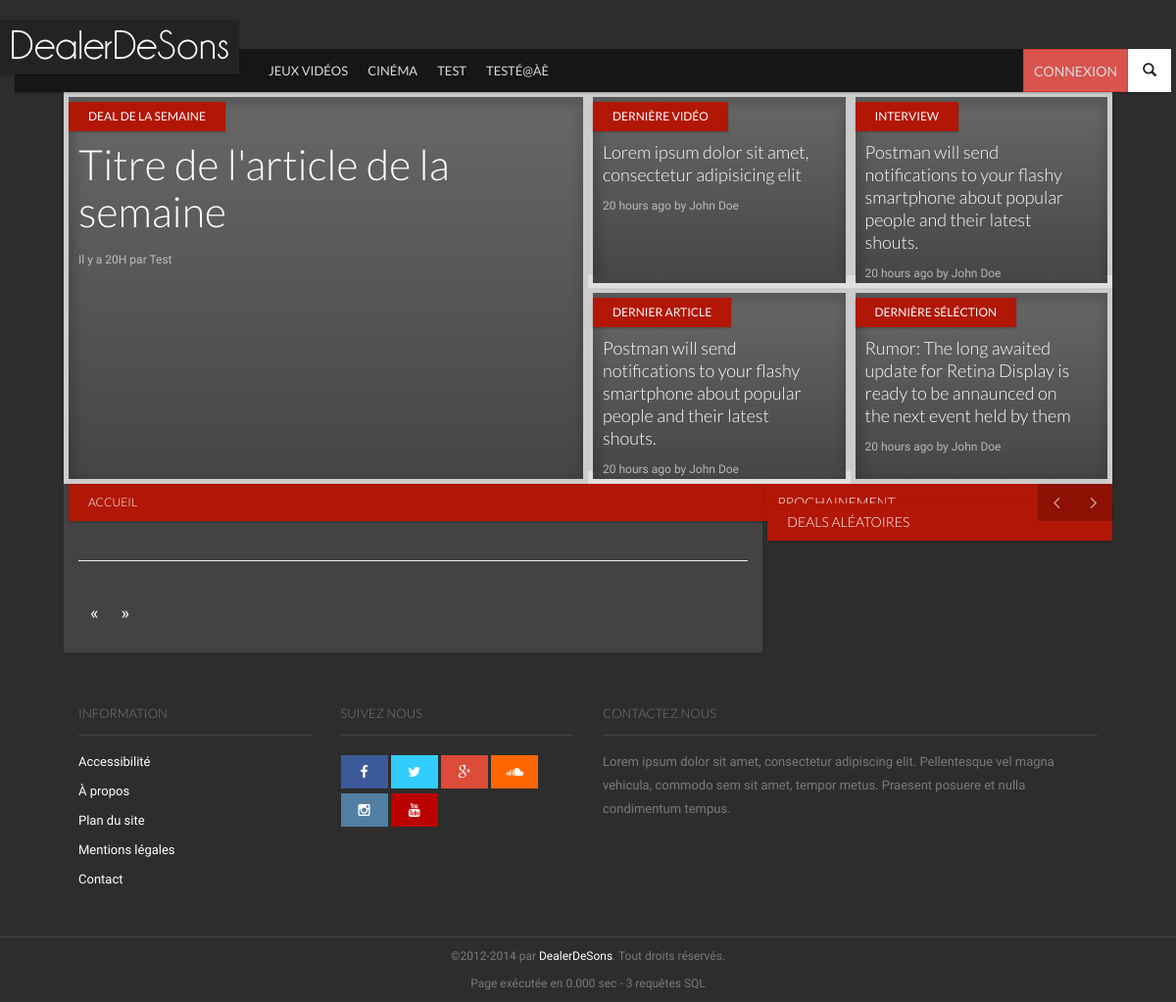
The page /index.php?page=login on the database as committed earlier.
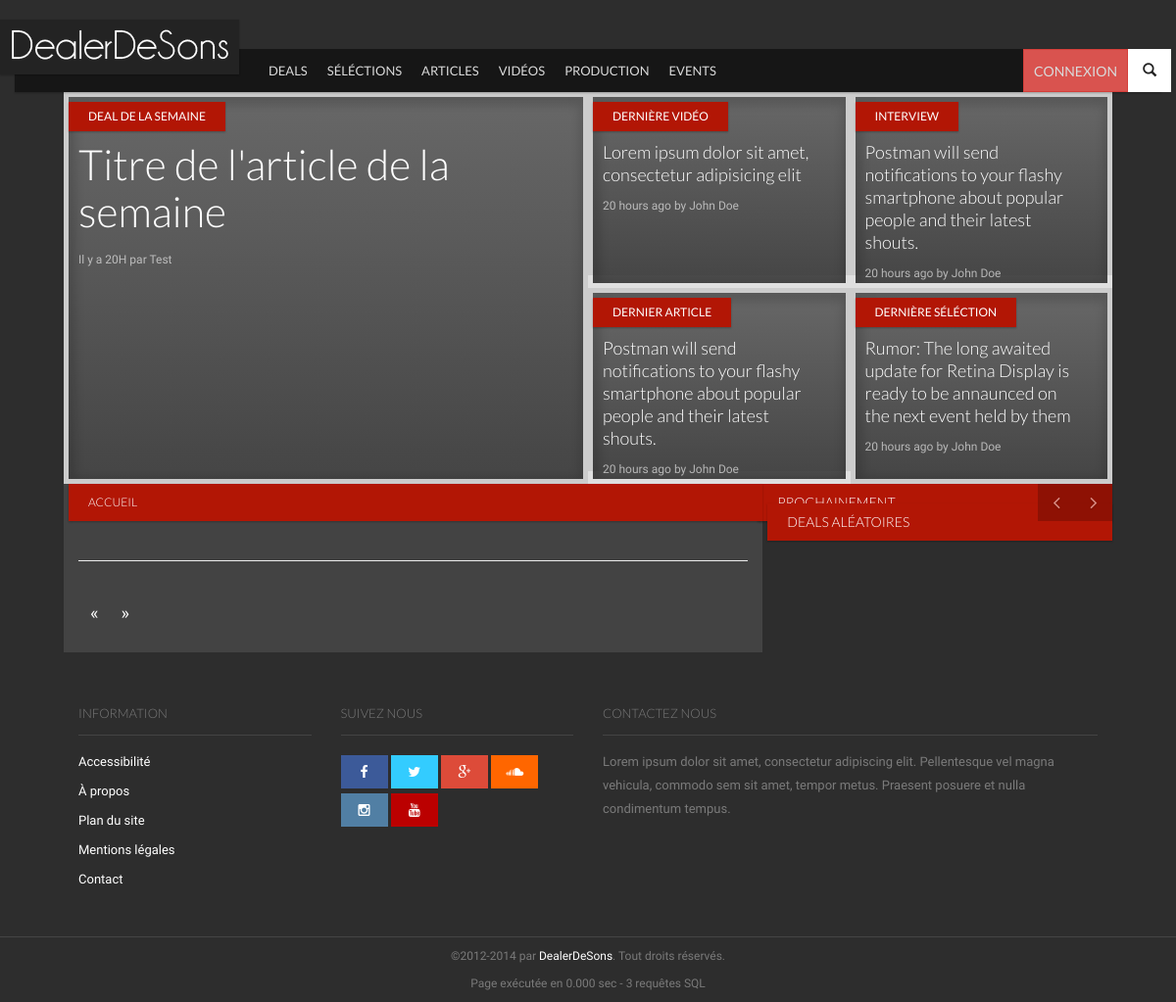
The same page on the database as committed later.
### tables this page shows
CREATE TABLE `categories` (
`id_cat` int(11) NOT NULL,
  `nom_cat` text NOT NULL,
  `menu` bit(1) NOT NULL,
  `ordre` int(2) NOT NULL
);

### inc/init.php (called while the page is built, shortened)
<?php
	include(dirname(__FILE__).'/modeles/articles.php');
	$verif_connect = (isset($_SESSION['id']) AND isset($_SESSION['pseudo']));
	$categories_menu = liste_categories('menu', 'croissant');
?>

### inc/modeles/articles.php (called while the page is built, shortened)
<?php
function liste_categories($menu='', $by=''){
	$categories = array();
	$req_menu = '';
	$order_by = '';
	$limit = '';
	switch ($menu)
	{
	case 'menu':
        $req_menu = 'WHERE menu = 1';
    break;
	}
	switch ($by)
	{
	case 'croissant':
        $order_by = 'ORDER BY ordre ASC';
    break;
	}
	$ajoutRequete = $req_menu.' '.$order_by.' '.$limit.'';
	$myRequete = 'SELECT *
					FROM categories
					'.$ajoutRequete;
	$req = requete($myRequete);
        while ($data = mysqli_fetch_assoc($req))
        {
                $categories[] = $data;
        }
        return $categories;
}
?>

### inc/fonctions.php (called while the page is built, shortened)
<?php
function requete($myRequete) {
	global $query_count, $myConnexion;
	return mysqli_query($myConnexion,$myRequete);
}
?>

### pages/controleurs/accueil.php (called while the page is built, shortened)
<?php
$urlPagination = array(
	'avant' => 'index-0-',
	'apres' => '.html'
);
include(dirname(__FILE__).'/'.VUES.'/accueil.php');
?>

### pages/vues/includes/articles.php (the view, shortened to what this page needs)
		<div class="entries">
						<hr/>
						</div>
<ul class="pagination">
<?php
 echo ((reset($listePage)==$page) ? '' : '<li><a href="'.$urlPagination['avant'].($page-1).$urlPagination['apres'].'">«</a></li>');
echo ((end($listePage)==$page) ? '' : '<li><a href="'.$urlPagination['avant'].($page+1).$urlPagination['apres'].'">»</a></li>');
?>
</ul>

### pages/vues/header.php (shortened to what this page needs)
<!DOCTYPE html>
 <html class="no-js">
	<head>
		<link rel="stylesheet" href="vendor/bootstrap/css/bootstrap.min.css">
		<link rel="stylesheet" href="vendor/font-awesome/css/font-awesome.min.css">
		<link rel="stylesheet" href="vendor/prettyPhoto/css/prettyPhoto.css">
		<link rel="stylesheet" href="css/base.css">
		<link rel="stylesheet" href="css/components.css">
		<link rel="stylesheet" href="css/style.css">
		<link rel="stylesheet" href="css/modifs.css">
	</head>
	<body>
		<nav id="header" class="header-navbar" role="navigation">
			<div class="header-navbar-inner container">
				<div id="brand" class="navbar-brand">
					<a href="index.html" rel="bookmark">
						<img src="img/light-logo.png" data-src="img/light-logo.png" data-src-retina="img/logo-retina.png" width="244" height="56" alt="">
					</a>
				</div>
				<ul class="nav nav-icons">
					<li>
						<a href="#" class="btn-icon" data-toggle=".header-navbar-inner" data-toggle-class="search-toggled-in">
							<span class="search-toggled-out-icon glyphicon glyphicon-search"></span>
						</a>
					</li>
				</ul>
				<ul class="nav navbar-nav">
<?php if ($verif_connect){ ?>
					<li class="nav-all pull-right">
						<a href="#" data-toggle="li">
							<span class="img"><img src="img/Tests/avatar.jpg" alt="Avatar de <?php echo $user_infos['id_user'];?>"></span>
						</a>
						<div class="subnav-wrapper">
							<ul class="subnav-entries">
<?php	if ($_SESSION['role']=='2'){ ?>								<li><a href="admin/">Accéder à l'admin</a></li><?php } ?>
								<li><a href="utilisateur-modifier.html">Modifier mon Profil</a></li>
								<li><a href="#articles">Mes Articles</a></li>
								<li><a href="deconnexion.html">Me déconnecter</a></li>
							</ul>
						</div>
					</li>
<?php }else{?>
					<li class="pull-right"><a href="connexion.html" class="btn btn-danger">Connexion</a></li>
<?php } ?>
<?php
foreach($categories_menu as $data)
{
?>
					<li class="visible-md visible-lg"><a href="categories-<?php echo $data['id_cat']; ?>.html"><?php echo $data['nom_cat']; ?></a></li>
<?php
}
?>
				</ul>
			</div>
		</nav>
		<div id="main" class="container">

Rows that differ between the two databases and show on the page:
changed categories: nom_cat "CINÉMA" → "DEALS"; moves up the list
changed categories: nom_cat "JEUX VIDÉOS" → "SÉLÉCTIONS"
changed categories: nom_cat "TEST" → "ARTICLES"
changed categories: nom_cat "TESTÉ@ÀÈ" → "VIDÉOS"
added categories: nom_cat "PRODUCTION"
added categories: nom_cat "EVENTS"
